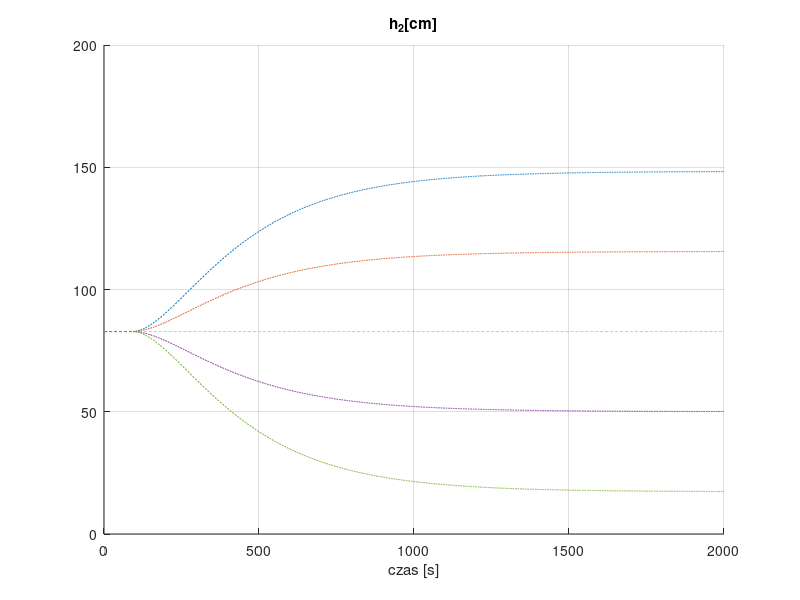
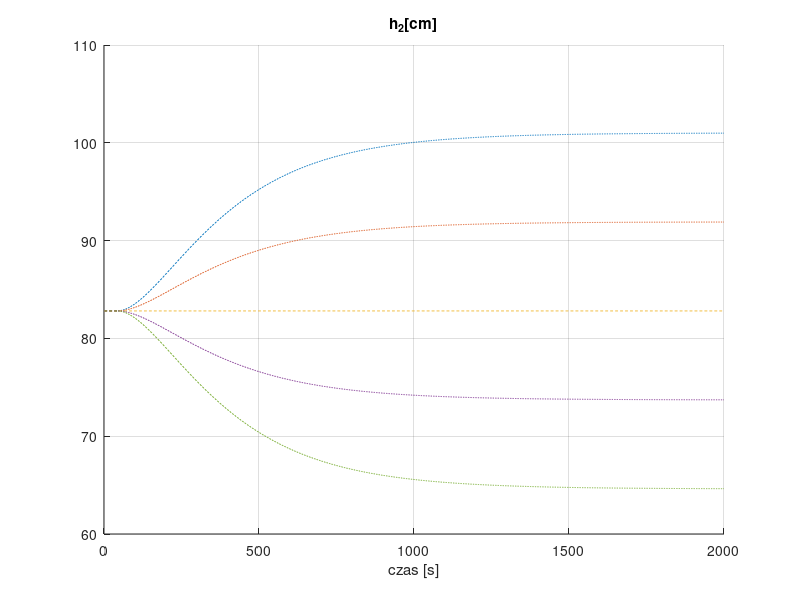

The MATLAB script that drew these images, in order:
clear all;

V0_1 = 0.85*((73 + 18)/12)^4; V0_2 = V0_1*0.9/0.85*(12/10)^4;
alfa1 = 12; alfa2 = 10; C1 = 0.85; C2 = 0.9; tau = 40; T = 1;
kk = 2000;

%Punkt pracy%
Flin(1:50-1) = 73;
FD(1:tau+1) = 18;
V1(1:tau+1) = V0_1;
V2(1:tau+1) = V0_2;
h2(1:tau+1) = 82.81;

figure(1)
grid on;
hold on;
title('h_2[cm]');
xlabel('czas [s]');

FD(tau+2:kk) = 18;
for value=109:-18:37 
    Flin(50:kk) = value;
    for k=tau+2:kk
        V1(k) = V1(k-1) + T*(Flin(k-tau-1) + FD(k-1) - alfa1*((V0_1/C1)^0.25 + (V1(k-1)-V0_1)/(4*C1*(V0_1/C1)^0.75)));
        V2(k) = V2(k-1) + T*(alfa1*((V0_1/C1)^0.25 + (V1(k-1)-V0_1)/(4*C1*(V0_1/C1)^0.75)) - alfa2*((V0_2/C2)^0.25 + (V2(k-1)-V0_2)/(4*C2*(V0_2/C2)^0.75)));
        h2(k) = sqrt(V0_2/C2) + (V2(k)-V0_2)/(2*C2*sqrt(V0_2/C2));
    end
    stairs(1:kk, h2(1:kk), '--');
end

Flin(50:kk) = 73;
figure(2)
grid on;
hold on;
title('h_2[cm]');
xlabel('czas [s]');
for value=28:-5:8
    FD(tau+1:kk) = value;
    for k=tau+2:kk
        V1(k) = V1(k-1) + T*(Flin(k-tau-1) + FD(k-1) - alfa1*((V0_1/C1)^0.25 + (V1(k-1)-V0_1)/(4*C1*(V0_1/C1)^0.75)));
        V2(k) = V2(k-1) + T*(alfa1*((V0_1/C1)^0.25 + (V1(k-1)-V0_1)/(4*C1*(V0_1/C1)^0.75)) - alfa2*((V0_2/C2)^0.25 + (V2(k-1)-V0_2)/(4*C2*(V0_2/C2)^0.75)));
        h2(k) = sqrt(V0_2/C2) + (V2(k)-V0_2)/(2*C2*sqrt(V0_2/C2));
    end
    stairs(1:kk, h2(1:kk), '--');
end

